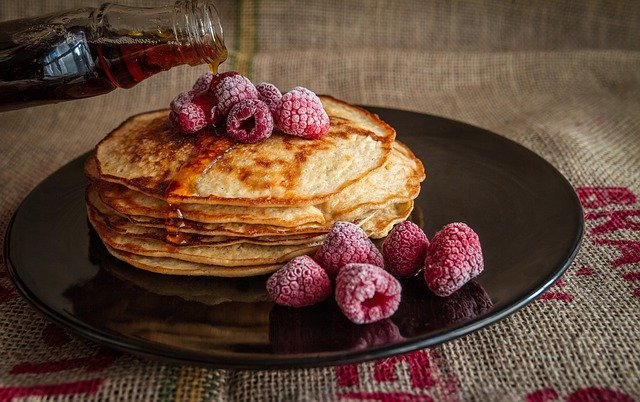
//> input picture gallery-img-1.jpg, 640 x 402 px
$ ./MeanFilter ../gallery-img-1.jpg 3   (built with g++ and OpenCV 4)
//> lines starting //> are read from the running program, lines starting //| are printed output that depends on the picture
#include <iostream>

#include <opencv2/core/core.hpp>

#include <opencv2/opencv.hpp>

#include<opencv2/imgproc/imgproc.hpp>


using namespace cv;

using namespace std;


int main(int argc, char *argv[])

{
	if (argc != 3) {
		printf("Enter exeFileName imageFileName\n");
	}
	Mat image = imread(argv[1], IMREAD_COLOR);
//> image is the input picture: 402 rows x 640 cols, CV_8UC3; mean B, G, R 54.4, 69.9, 98.7

	if (image.empty()) {
		cout << "Error: No Image to load" << endl;
	}
	Mat gr(image.rows, image.cols, CV_8UC1, Scalar(0));
	cvtColor(image, gr, COLOR_BGR2GRAY);
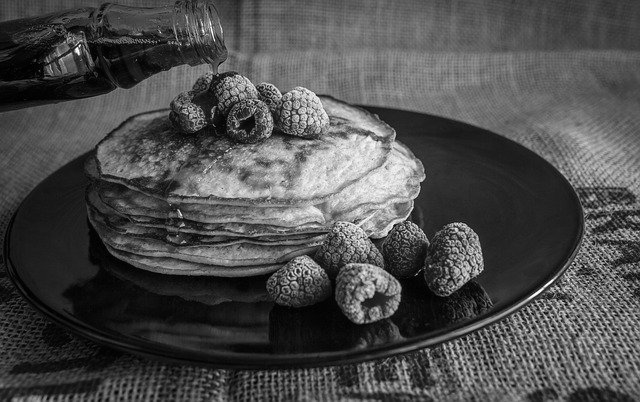
//> gr: 402 rows x 640 cols, CV_8UC1; min 0, max 254, mean 76.7
	Mat output = gr.clone();

	int a = atoi(argv[2]);
//> a = 3
	int adj = a / 2;
//> adj = 1
	 int sum = 0;
	 int avg = 0;
	 for (int i = adj; i < gr.rows - adj; i++) {
		 for (int j = adj; j < gr.cols - adj; j++) {
			 sum = 0;
			 for (int g = i - adj; g <= i + adj; g++) {
				 for (int h = j - adj; h <= j + adj; h++) {
					 sum= sum+(int)gr.at<uchar>(g, h);
				 }
			 }
			 avg = sum / (a * a);
			 output.at<uchar>(i, j) = (uchar)avg;
		 }
	 }
//> this loop made 400 passes
//> (sum, avg) on passes 1 to 3: (528, 58), (534, 59), (544, 60)
//> after the loop, sum = 778; avg = 86


	namedWindow("Noisy Image", 1);

	imshow("Noisy Image", gr);


	namedWindow("Filtered Image", 1);

	imshow("Filtered Image", output);


	waitKey();

	gr.release();

	output.release();

	return 0;

}

$ run again, on gallery-img-3.jpg
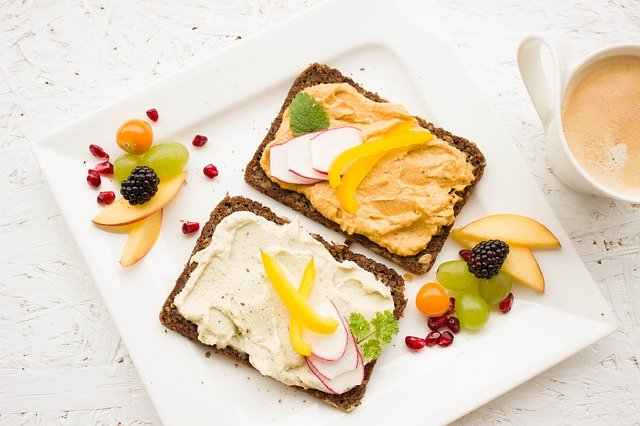
//> input picture gallery-img-3.jpg, 640 x 426 px
//> image is the input picture: 426 rows x 640 cols, CV_8UC3; mean B, G, R 186.6, 211.4, 227.3
//> `cvtColor(image, gr, COLOR_BGR2GRAY);`:
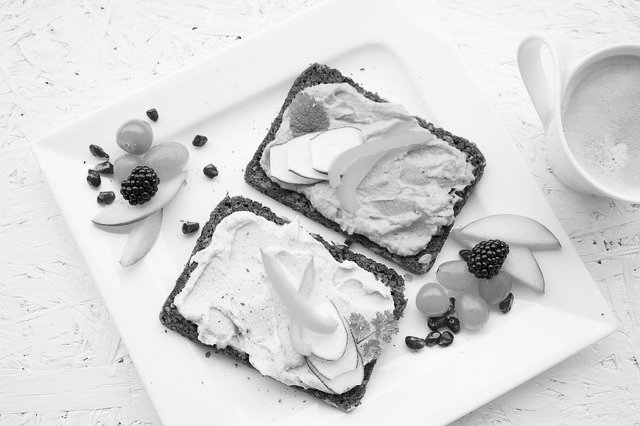
//> gr: 426 rows x 640 cols, CV_8UC1; min 0, max 255, mean 213.3
//> a = 3
//> adj = 1
//> the loop `for (int i = adj; i < gr.rows - adj; i++)` made 424 passes
//> (sum, avg) on passes 1 to 3: (1997, 221), (2089, 232), (2103, 233)
//> after the loop `for (int i = adj; i < gr.rows - adj; i++)`: sum = 1907; avg = 211

$ run again, on gallery-img-4.jpg
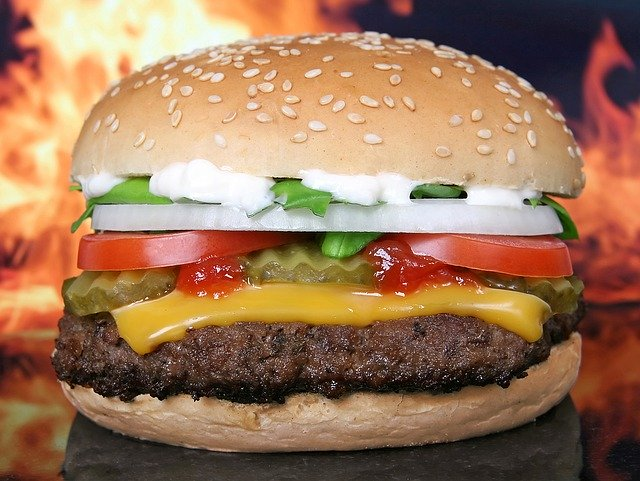
//> input picture gallery-img-4.jpg, 640 x 481 px
//> image is the input picture: 481 rows x 640 cols, CV_8UC3; mean B, G, R 88.5, 117.8, 157.1
//> `cvtColor(image, gr, COLOR_BGR2GRAY);`:
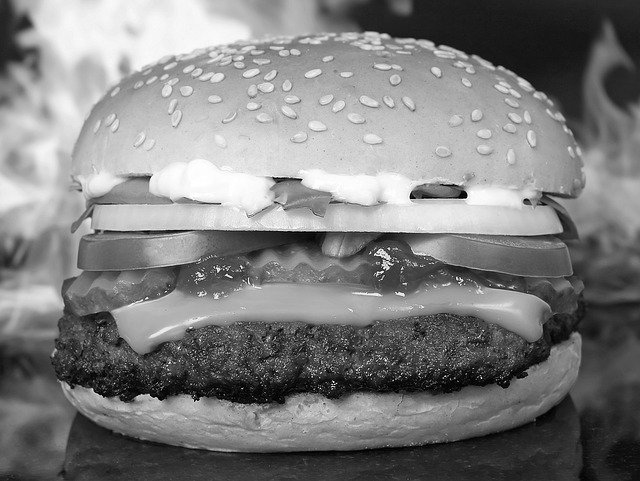
//> gr: 481 rows x 640 cols, CV_8UC1; min 0, max 255, mean 126.2
//> a = 3
//> adj = 1
//> the loop `for (int i = adj; i < gr.rows - adj; i++)` made 479 passes
//> (sum, avg) on passes 1 to 3: (367, 40), (359, 39), (356, 39)
//> after the loop `for (int i = adj; i < gr.rows - adj; i++)`: sum = 148; avg = 16

$ run again, on gallery-img-5.jpg
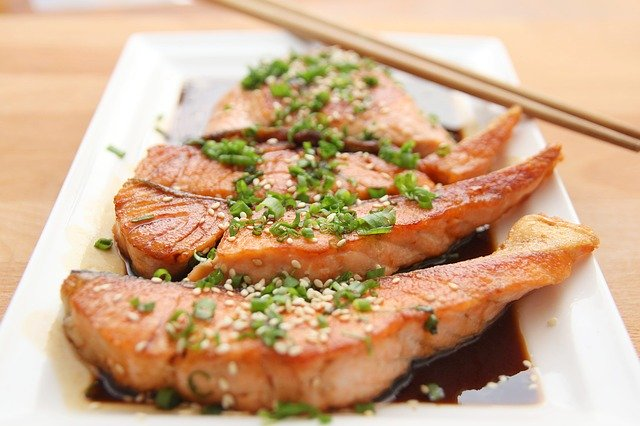
//> input picture gallery-img-5.jpg, 640 x 426 px
//> image is the input picture: 426 rows x 640 cols, CV_8UC3; mean B, G, R 138.1, 171.3, 206.5
//> `cvtColor(image, gr, COLOR_BGR2GRAY);`:
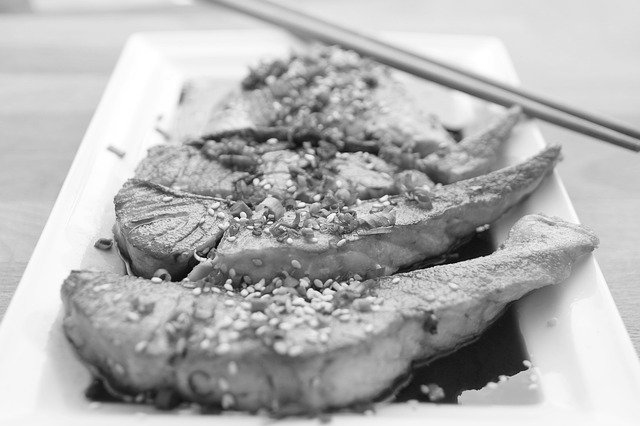
//> gr: 426 rows x 640 cols, CV_8UC1; min 4, max 255, mean 178
//> a = 3
//> adj = 1
//> the loop `for (int i = adj; i < gr.rows - adj; i++)` made 424 passes
//> (sum, avg) on passes 1 to 3: (1998, 222), (1999, 222), (2002, 222)
//> after the loop `for (int i = adj; i < gr.rows - adj; i++)`: sum = 2220; avg = 246
